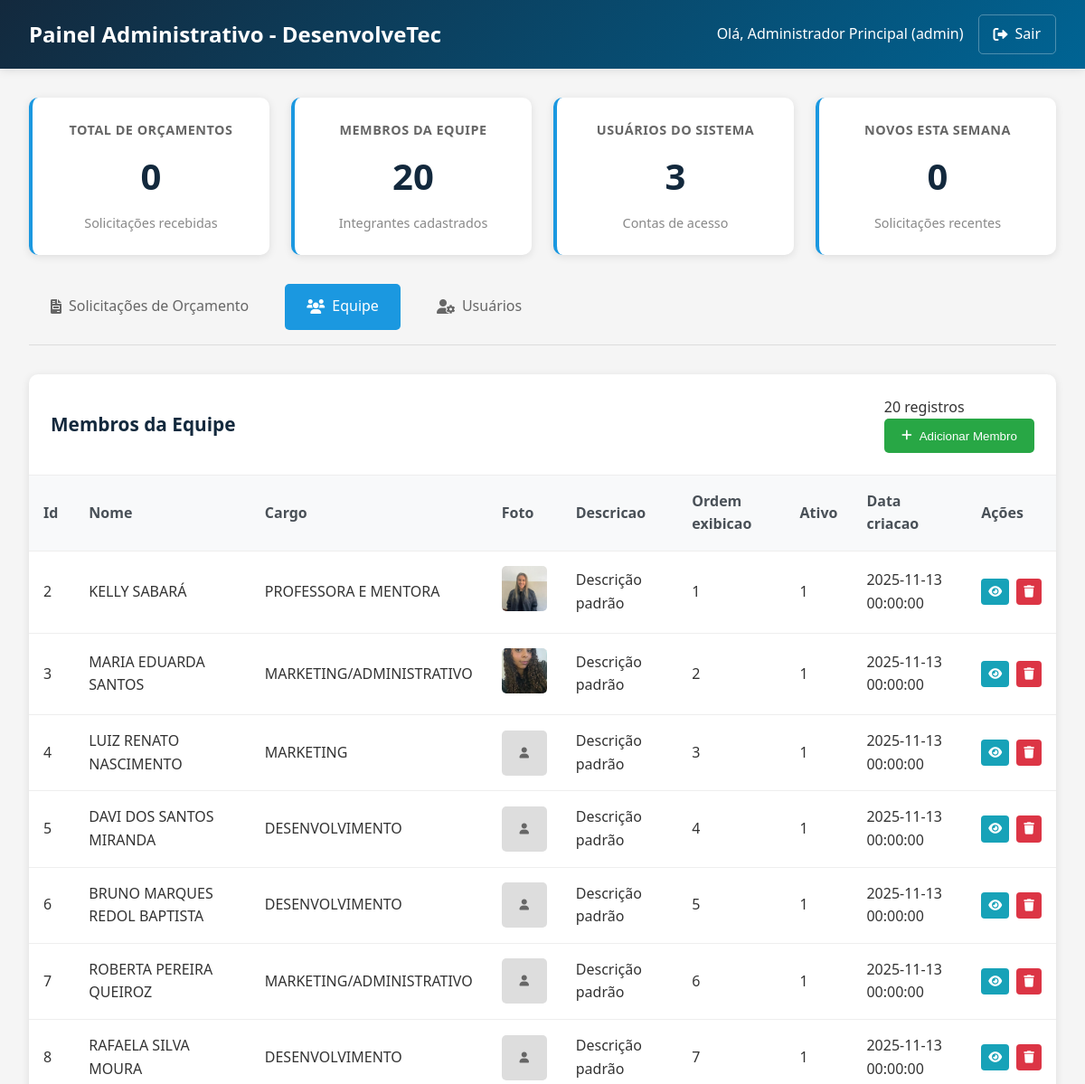
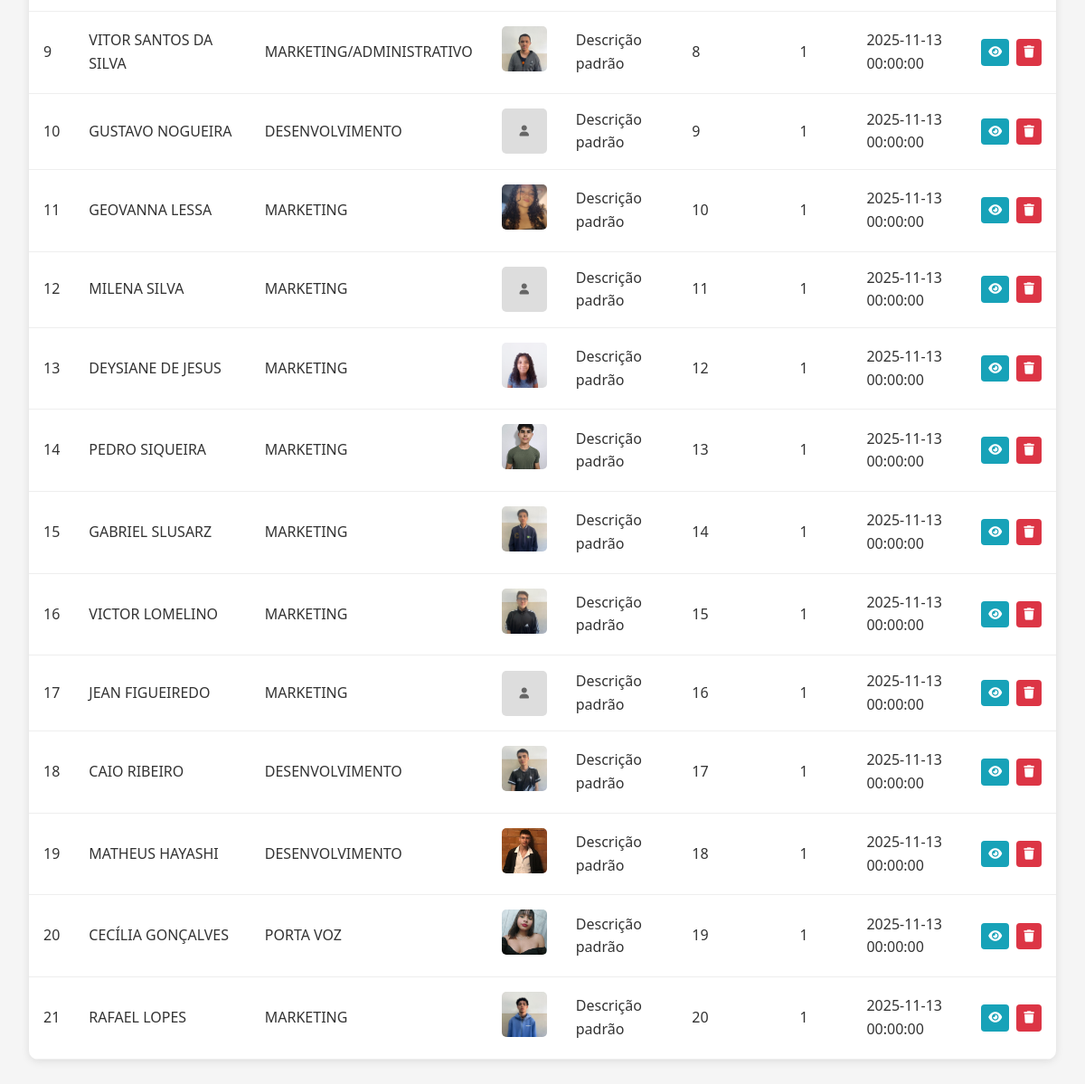
The page /admin_dashboard.php?tabela=equipe (signed in) on the database its author committed (2 pictures, top to bottom).
### tables this page shows
CREATE TABLE IF NOT EXISTS equipe (
    id INT PRIMARY KEY AUTO_INCREMENT,
    nome VARCHAR(100) NOT NULL,
    cargo VARCHAR(100) NOT NULL,
    foto VARCHAR(255) DEFAULT NULL,
    descricao TEXT,
    ordem_exibicao INT DEFAULT 0,
    ativo BOOLEAN DEFAULT TRUE,
    data_criacao TIMESTAMP DEFAULT CURRENT_TIMESTAMP
);

### admin_dashboard.php (the view, shortened to what this page needs)
<?php
$conn = new mysqli("localhost", "root", "", "desenvolvetec");
$tabela = $_GET['tabela'] ?? 'orcamentos';
$dados = [];
$colunas = [];
if ($tabela === 'orcamentos') {
    $result = $conn->query("SELECT * FROM orcamentos ORDER BY id DESC");
    if ($result) {
        while ($row = $result->fetch_assoc()) {
            $dados[] = $row;
        }
        if (!empty($dados)) {
            $colunas = array_keys($dados[0]);
        }
    }
} elseif ($tabela === 'equipe') {
    $result = $conn->query("SELECT * FROM equipe");
    if ($result) {
        while ($row = $result->fetch_assoc()) {
            $dados[] = $row;
        }
        if (!empty($dados)) {
            $colunas = array_keys($dados[0]);
        }
    }
}
$total_orcamentos = $conn->query("SELECT COUNT(*) as total FROM orcamentos")->fetch_assoc()['total'];
$total_equipe = $conn->query("SELECT COUNT(*) as total FROM equipe")->fetch_assoc()['total'];
$total_usuarios = $conn->query("SELECT COUNT(*) as total FROM usuarios")->fetch_assoc()['total'];
$orcamentos_recentes = $conn->query("SELECT COUNT(*) as total FROM orcamentos WHERE data_envio >= NOW() - INTERVAL 7 DAY")->fetch_assoc()['total'];
?>
<!DOCTYPE html>
<html lang="pt-BR">
<head>
    <link rel="stylesheet" href="https://cdnjs.cloudflare.com/ajax/libs/font-awesome/6.0.0-beta3/css/all.min.css">
</head>
<body>
    <div class="header">
        <h1>Painel Administrativo - DesenvolveTec</h1>
        <div class="user-info">
            <span>Olá, <?php echo isset($_SESSION['admin_nome']) ? $_SESSION['admin_nome'] : 'Usuário'; ?> (<?php echo isset($_SESSION['admin_nivel']) ? $_SESSION['admin_nivel'] : 'N/A'; ?>)</span>
            <a href="?logout=true" class="logout-btn">
                <i class="fas fa-sign-out-alt"></i> Sair
            </a>
        </div>
    </div>
    <div class="container">
        <div class="stats">
            <div class="stat-card">
                <h3>Total de Orçamentos</h3>
                <div class="number"><?php echo $total_orcamentos; ?></div>
                <div class="subtitle">Solicitações recebidas</div>
            </div>
            <div class="stat-card">
                <h3>Membros da Equipe</h3>
                <div class="number"><?php echo $total_equipe; ?></div>
                <div class="subtitle">Integrantes cadastrados</div>
            </div>
            <div class="stat-card">
                <h3>Usuários do Sistema</h3>
                <div class="number"><?php echo $total_usuarios; ?></div>
                <div class="subtitle">Contas de acesso</div>
            </div>
            <div class="stat-card">
                <h3>Novos esta semana</h3>
                <div class="number"><?php echo $orcamentos_recentes; ?></div>
                <div class="subtitle">Solicitações recentes</div>
            </div>
        </div>
        <div class="tabs">
            <a href="?tabela=orcamentos" class="tab <?php echo $tabela === 'orcamentos' ? 'active' : ''; ?>">
                <i class="fas fa-file-invoice"></i> Solicitações de Orçamento
            </a>
            <a href="?tabela=equipe" class="tab <?php echo $tabela === 'equipe' ? 'active' : ''; ?>">
                <i class="fas fa-users"></i> Equipe
            </a>
            <?php if (isset($_SESSION['admin_nivel']) && $_SESSION['admin_nivel'] === 'admin'): ?>
            <a href="?tabela=usuarios" class="tab <?php echo $tabela === 'usuarios' ? 'active' : ''; ?>">
                <i class="fas fa-user-cog"></i> Usuários
            </a>
            <?php endif; ?>
        </div>
        <div class="data-container">
            <div class="table-header">
                <h2>
                    <?php
                    if ($tabela === 'orcamentos') echo 'Solicitações de Orçamento';
                    elseif ($tabela === 'equipe') echo 'Membros da Equipe';
                    elseif ($tabela === 'usuarios') echo 'Usuários do Sistema';
                    ?>
                </h2>
                <div>
                    <span><?php echo count($dados); ?> registros</span>
                    <?php if ($tabela === 'equipe'): ?>
                    <button class="add-btn" onclick="abrirModalAdicionarMembro()">
                        <i class="fas fa-plus"></i> Adicionar Membro
                    </button>
                    <?php endif; ?>
                </div>
            </div>
            <?php if (!empty($dados)): ?>
                <table class="data-table">
                    <thead>
                        <tr>
                            <?php foreach ($colunas as $coluna): ?>
                                <th><?php echo ucfirst(str_replace('_', ' ', $coluna)); ?></th>
                            <?php endforeach; ?>
                            <th>Ações</th>
                        </tr>
                    </thead>
                    <tbody>
                        <?php foreach ($dados as $linha): ?>
                            <tr>
                                <?php foreach ($colunas as $coluna): ?>
                                    <td>
                                        <?php
                                        $value = $linha[$coluna] ?? '';
                                        if ($coluna === 'foto') {
                                            if (!empty($value)) {
                                                echo '<img src="' . htmlspecialchars($value) . '" width="50" height="50" style="object-fit: cover; border-radius: 5px;" onerror="this.style.display=\'none\'; this.nextElementSibling.style.display=\'flex\';">';
                                                echo '<div style="width:50px; height:50px; background:#ddd; border-radius:5px; display:none; align-items:center; justify-content:center; color:#666; font-size:12px;">';
                                                echo '<i class="fas fa-user"></i>';
                                                echo '</div>';
                                            } else {
                                                echo '<div style="width:50px; height:50px; background:#ddd; border-radius:5px; display:flex; align-items:center; justify-content:center; color:#666;">';
                                                echo '<i class="fas fa-user"></i>';
                                                echo '</div>';
                                            }
                                        } elseif ($coluna === 'servicos' && !empty($value)) {
                                            echo '<div title="' . htmlspecialchars($value) . '" style="max-width: 200px; overflow: hidden; text-overflow: ellipsis; white-space: nowrap;">' . htmlspecialchars($value) . '</div>';
                                        } elseif ($coluna === 'detalhes' && !empty($value)) {
                                            echo '<div title="' . htmlspecialchars($value) . '" style="max-width: 300px; overflow: hidden; text-overflow: ellipsis; white-space: nowrap;">' . htmlspecialchars($value) . '</div>';
                                        } elseif ($coluna === 'nivel') {
                                            echo '<span class="nivel-badge ' . htmlspecialchars($value) . '">' . htmlspecialchars($value) . '</span>';
                                        } else {
                                            echo htmlspecialchars($value);
                                        }
                                        ?>
                                    </td>
                                <?php endforeach; ?>
                                <td>
                                    <div class="actions">
                                        <button class="btn btn-view" onclick="verDetalhes(<?php echo htmlspecialchars(json_encode($linha)); ?>)">
                                            <i class="fas fa-eye"></i>
                                        </button>
                                        <?php if (($tabela === 'equipe') || ($tabela === 'usuarios' && isset($_SESSION['admin_id']) && $linha['id'] != $_SESSION['admin_id'])): ?>
                                        <button class="btn btn-delete" onclick="confirmarExclusao(<?php echo $linha['id']; ?>, '<?php echo $tabela; ?>')">
                                            <i class="fas fa-trash"></i>
                                        </button>
                                        <?php endif; ?>
                                    </div>
                                </td>
                            </tr>
                        <?php endforeach; ?>
                    </tbody>
                </table>
            <?php else: ?>
                <div class="empty-message">
                    Nenhum registro encontrado na tabela <?php echo $tabela; ?>.
                </div>
            <?php endif; ?>
        </div>
    </div>
</body>
</html>

### admin_dashboard.php (style rules this page uses)
* { margin: 0; padding: 0; box-sizing: border-box; }
body { font-family: 'Segoe UI', Tahoma, Geneva, Verdana, sans-serif; background-color: #f5f5f5; color: #333; line-height: 1.6; }
.header { background: linear-gradient(135deg, #13293D, #006494); color: white; padding: 1rem 2rem; display: flex; justify-content: space-between; align-items: center; box-shadow: 0 2px 10px rgba(0,0,0,0.1); }
.header h1 { font-size: 1.5rem; font-weight: 600; }
.user-info { display: flex; align-items: center; gap: 1rem; }
.logout-btn { color: white; text-decoration: none; padding: 0.5rem 1rem; border: 1px solid rgba(255,255,255,0.3); border-radius: 5px; transition: all 0.3s ease; display: flex; align-items: center; gap: 0.5rem; }
.container { max-width: 1200px; margin: 0 auto; padding: 2rem; }
.stats { display: grid; grid-template-columns: repeat(auto-fit, minmax(250px, 1fr)); gap: 1.5rem; margin-bottom: 2rem; }
.stat-card { background: white; padding: 1.5rem; border-radius: 10px; box-shadow: 0 2px 10px rgba(0,0,0,0.1); text-align: center; border-left: 4px solid #1B98E0; }
.stat-card h3 { color: #666; font-size: 0.9rem; margin-bottom: 0.5rem; text-transform: uppercase; letter-spacing: 0.5px; }
.number { font-size: 2.5rem; font-weight: bold; color: #13293D; margin: 0.5rem 0; }
.subtitle { color: #888; font-size: 0.9rem; }
.tabs { display: flex; gap: 1rem; margin-bottom: 2rem; border-bottom: 1px solid #ddd; padding-bottom: 1rem; }
.tab { padding: 0.8rem 1.5rem; text-decoration: none; color: #666; border-radius: 5px; transition: all 0.3s ease; display: flex; align-items: center; gap: 0.5rem; }
.tab.active { background: #1B98E0; color: white; }
.data-container { background: white; border-radius: 10px; box-shadow: 0 2px 10px rgba(0,0,0,0.1); overflow: hidden; }
.table-header { padding: 1.5rem; border-bottom: 1px solid #eee; display: flex; justify-content: space-between; align-items: center; }
.table-header h2 { color: #13293D; font-size: 1.3rem; }
.add-btn { background: #28a745; color: white; border: none; padding: 0.7rem 1.2rem; border-radius: 5px; cursor: pointer; display: flex; align-items: center; gap: 0.5rem; transition: background 0.3s ease; }
.data-table { width: 100%; border-collapse: collapse; }
.data-table th, .data-table td { padding: 1rem; text-align: left; border-bottom: 1px solid #eee; }
.data-table th { background: #f8f9fa; font-weight: 600; color: #495057; }
.actions { display: flex; gap: 0.5rem; }
.btn { padding: 0.5rem; border: none; border-radius: 4px; cursor: pointer; transition: all 0.3s ease; display: flex; align-items: center; justify-content: center; }
.btn-view { background: #17a2b8; color: white; }
.btn-delete { background: #dc3545; color: white; }

### rows shown on the page
equipe: id "2", nome "KELLY SABARÁ", cargo "PROFESSORA E MENTORA", foto (picture), descricao "Descrição padrão", ordem_exibicao "1", ativo "1", data_criacao "2025-11-13 00:00:00"
equipe: id "3", nome "MARIA EDUARDA SANTOS", cargo "MARKETING/ADMINISTRATIVO", foto (picture), descricao "Descrição padrão", ordem_exibicao "2", ativo "1", data_criacao "2025-11-13 00:00:00"
equipe: id "4", nome "LUIZ RENATO NASCIMENTO", cargo "MARKETING", descricao "Descrição padrão", ordem_exibicao "3", ativo "1", data_criacao "2025-11-13 00:00:00"
equipe: id "5", nome "DAVI DOS SANTOS MIRANDA", cargo "DESENVOLVIMENTO", descricao "Descrição padrão", ordem_exibicao "4", ativo "1", data_criacao "2025-11-13 00:00:00"
equipe: id "6", nome "BRUNO MARQUES REDOL BAPTISTA", cargo "DESENVOLVIMENTO", descricao "Descrição padrão", ordem_exibicao "5", ativo "1", data_criacao "2025-11-13 00:00:00"
equipe: id "7", nome "ROBERTA PEREIRA QUEIROZ", cargo "MARKETING/ADMINISTRATIVO", descricao "Descrição padrão", ordem_exibicao "6", ativo "1", data_criacao "2025-11-13 00:00:00"
equipe: id "8", nome "RAFAELA SILVA MOURA", cargo "DESENVOLVIMENTO", descricao "Descrição padrão", ordem_exibicao "7", ativo "1", data_criacao "2025-11-13 00:00:00"
equipe: id "9", nome "VITOR SANTOS DA SILVA", cargo "MARKETING/ADMINISTRATIVO", foto (picture), descricao "Descrição padrão", ordem_exibicao "8", ativo "1", data_criacao "2025-11-13 00:00:00"
equipe: id "10", nome "GUSTAVO NOGUEIRA", cargo "DESENVOLVIMENTO", descricao "Descrição padrão", ordem_exibicao "9", ativo "1", data_criacao "2025-11-13 00:00:00"
equipe: id "11", nome "GEOVANNA LESSA", cargo "MARKETING", foto (picture), descricao "Descrição padrão", ordem_exibicao "10", ativo "1", data_criacao "2025-11-13 00:00:00"
equipe: id "12", nome "MILENA SILVA", cargo "MARKETING", descricao "Descrição padrão", ordem_exibicao "11", ativo "1", data_criacao "2025-11-13 00:00:00"
equipe: id "13", nome "DEYSIANE DE JESUS", cargo "MARKETING", foto (picture), descricao "Descrição padrão", ordem_exibicao "12", ativo "1", data_criacao "2025-11-13 00:00:00"
equipe: id "14", nome "PEDRO SIQUEIRA", cargo "MARKETING", foto (picture), descricao "Descrição padrão", ordem_exibicao "13", ativo "1", data_criacao "2025-11-13 00:00:00"
equipe: id "15", nome "GABRIEL SLUSARZ", cargo "MARKETING", foto (picture), descricao "Descrição padrão", ordem_exibicao "14", ativo "1", data_criacao "2025-11-13 00:00:00"
equipe: id "16", nome "VICTOR LOMELINO", cargo "MARKETING", foto (picture), descricao "Descrição padrão", ordem_exibicao "15", ativo "1", data_criacao "2025-11-13 00:00:00"
equipe: id "17", nome "JEAN FIGUEIREDO", cargo "MARKETING", descricao "Descrição padrão", ordem_exibicao "16", ativo "1", data_criacao "2025-11-13 00:00:00"
equipe: id "18", nome "CAIO RIBEIRO", cargo "DESENVOLVIMENTO", foto (picture), descricao "Descrição padrão", ordem_exibicao "17", ativo "1", data_criacao "2025-11-13 00:00:00"
equipe: id "19", nome "MATHEUS HAYASHI", cargo "DESENVOLVIMENTO", foto (picture), descricao "Descrição padrão", ordem_exibicao "18", ativo "1", data_criacao "2025-11-13 00:00:00"
equipe: id "20", nome "CECÍLIA GONÇALVES", cargo "PORTA VOZ", foto (picture), descricao "Descrição padrão", ordem_exibicao "19", ativo "1", data_criacao "2025-11-13 00:00:00"
equipe: id "21", nome "RAFAEL LOPES", cargo "MARKETING", foto (picture), descricao "Descrição padrão", ordem_exibicao "20", ativo "1", data_criacao "2025-11-13 00:00:00"

### other values the page prints
$_SESSION['admin_nome'] "Administrador Principal"
$_SESSION['admin_nivel'] "admin"
$total_orcamentos "0"
$total_equipe "20"
$total_usuarios "3"
$orcamentos_recentes "0"
count($dados) "20"
str_replace('_', ' ', $coluna) "Id"
str_replace('_', ' ', $coluna) "Nome"
str_replace('_', ' ', $coluna) "Cargo"
str_replace('_', ' ', $coluna) "Foto"
str_replace('_', ' ', $coluna) "Descricao"
str_replace('_', ' ', $coluna) "Ordem exibicao"
str_replace('_', ' ', $coluna) "Ativo"
str_replace('_', ' ', $coluna) "Data criacao"
